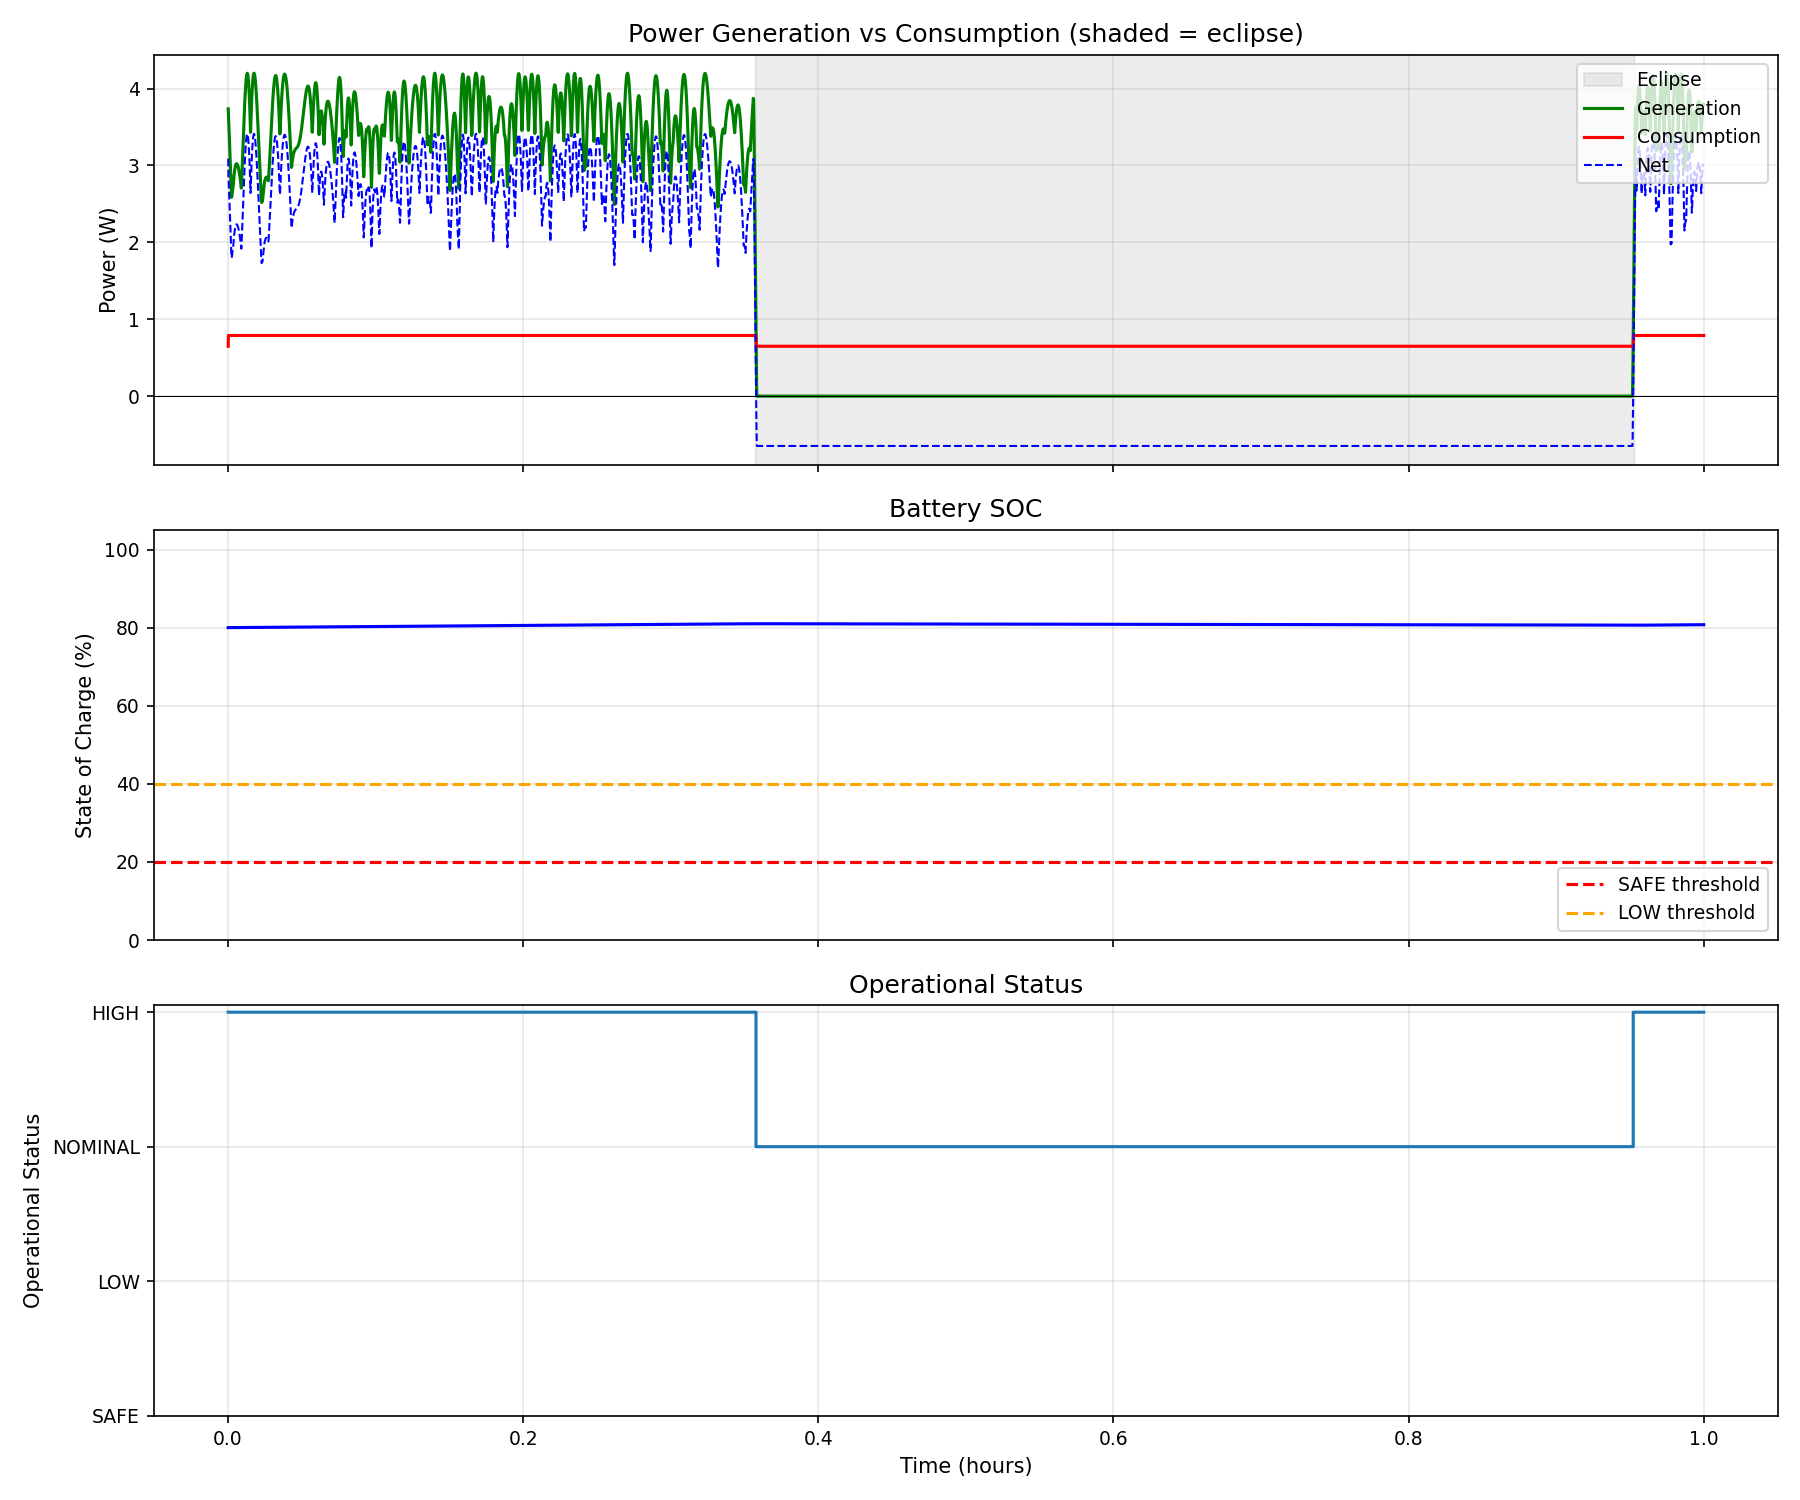

This figure's Python source:
"""
power_system.py
Power management for PEROVSAT - battery, components, solar generation.

Solar generation is a physical model: irradiance x cell area x efficiency x
cosine-of-incidence x eclipse-shadow-factor x (1 AU / r_sun)^2. No empirical
scaling factor - the orbit-average generation emerges from the real attitude
and eclipse geometry supplied by the caller (see sims/base.py). The eclipse
calculation (conical umbra + penumbra) lives here in eclipse_shadow_factor().
"""

import numpy as np
import matplotlib.pyplot as plt


# ----------------------------------------------------------------------
# Physical constants (SI, metres - Basilisk state/SPICE positions are in m)
# ----------------------------------------------------------------------

R_EARTH_M = 6.378137e6      # Earth mean equatorial radius [m]
R_SUN_M   = 6.9634e8        # Sun radius [m]
AU_M      = 1.495978707e11  # 1 astronomical unit [m]


# ----------------------------------------------------------------------
# Eclipse geometry - the "specific calculation"
# ----------------------------------------------------------------------

def _circle_overlap_area(r, R, d):
    """Area of intersection of two circles of radii r, R whose centres are a
    distance d apart. Used for the penumbra (partial solar-disk occultation)."""
    if d >= r + R:                 # disjoint
        return 0.0
    if d <= abs(R - r):            # one disk fully inside the other
        return np.pi * min(r, R) ** 2
    r2, R2, d2 = r * r, R * R, d * d
    a1 = r2 * np.arccos(np.clip((d2 + r2 - R2) / (2 * d * r), -1.0, 1.0))
    a2 = R2 * np.arccos(np.clip((d2 + R2 - r2) / (2 * d * R), -1.0, 1.0))
    tri = 0.5 * np.sqrt(max(0.0, (-d + r + R) * (d + r - R) * (d - r + R) * (d + r + R)))
    return a1 + a2 - tri


def eclipse_shadow_factor(r_sc_N, r_sun_N,
                          occulter_radius_m=R_EARTH_M, sun_radius_m=R_SUN_M):
    """
    Fraction of the solar disk visible from the spacecraft, given inertial
    positions (Earth-centred, metres).

    Returns 1.0 in full sunlight, 0.0 in total umbra, and a value in (0, 1)
    in the penumbra, computed from the apparent angular radii of the Sun and
    the occulting body (Earth) and their angular separation as seen from the
    spacecraft. This multiplies solar generation directly.

    Parameters
    ----------
    r_sc_N  : array_like (3,)  spacecraft position, Earth-centred inertial [m]
    r_sun_N : array_like (3,)  Sun position, Earth-centred inertial [m]
    """
    r_sc = np.asarray(r_sc_N, dtype=float)
    r_sun = np.asarray(r_sun_N, dtype=float)

    s = r_sun - r_sc     # spacecraft -> Sun
    b = -r_sc            # spacecraft -> Earth centre (Earth at inertial origin)
    ds = np.linalg.norm(s)
    db = np.linalg.norm(b)
    if ds == 0.0 or db == 0.0:
        return 1.0
    s_hat = s / ds
    b_hat = b / db

    # Earth can only occult the Sun if it lies between the spacecraft and the
    # Sun (angular separation < 90 deg) and is nearer than the Sun.
    if np.dot(s_hat, b_hat) <= 0.0 or db > ds:
        return 1.0

    a_sun = np.arcsin(np.clip(sun_radius_m / ds, -1.0, 1.0))       # apparent Sun radius
    a_body = np.arcsin(np.clip(occulter_radius_m / db, -1.0, 1.0))  # apparent Earth radius
    theta = np.arccos(np.clip(np.dot(s_hat, b_hat), -1.0, 1.0))     # centre separation

    if theta >= a_sun + a_body:                       # disks disjoint -> full sun
        return 1.0
    if a_body >= a_sun and theta <= a_body - a_sun:   # Sun fully hidden -> umbra
        return 0.0
    if a_sun > a_body and theta <= a_sun - a_body:    # Earth inside Sun disk (annular)
        return float(1.0 - (a_body * a_body) / (a_sun * a_sun))

    covered = _circle_overlap_area(a_sun, a_body, theta)            # penumbra
    return float(np.clip(1.0 - covered / (np.pi * a_sun * a_sun), 0.0, 1.0))


def sun_distance_factor(r_sc_to_sun):
    """(1 AU / |r|)^2 irradiance scaling for the spacecraft->Sun vector [m]."""
    d = np.linalg.norm(r_sc_to_sun)
    if d == 0.0:
        return 1.0
    return (AU_M / d) ** 2


# ----------------------------------------------------------------------
# Component model: off / idle / active with duty cycle
# ----------------------------------------------------------------------

class PowerComponent:
    def __init__(self, name, power_off=0.0, power_idle=0.0, power_active=0.0,
                 duty_cycle=1.0, initial_state='off'):
        self.name = name
        self.power_off = power_off
        self.power_idle = power_idle
        self.power_active = power_active
        self._duty_cycle = max(0.0, min(1.0, duty_cycle))
        self.state = initial_state
        self.enabled = True

    @property
    def duty_cycle(self):
        return self._duty_cycle

    @duty_cycle.setter
    def duty_cycle(self, value):
        self._duty_cycle = max(0.0, min(1.0, value))

    def set_state(self, state):
        if state in ('off', 'idle', 'active'):
            self.state = state

    def get_power(self):
        if not self.enabled:
            return 0.0
        if self.state == 'off':
            return self.power_off
        elif self.state == 'idle':
            return self.power_idle * self.duty_cycle
        else:  # active
            return self.power_active * self.duty_cycle


# ----------------------------------------------------------------------
# Specific components with typical PEROVSAT power numbers
# ----------------------------------------------------------------------

class NSLBus(PowerComponent):
    def __init__(self):
        super().__init__('NSL Bus', power_off=0.0, power_idle=0.6, power_active=0.6,
                         duty_cycle=1.0, initial_state='active')
        self.enabled = True

class OBC(PowerComponent):
    def __init__(self):
        super().__init__('OBC', power_off=0.0, power_idle=0.01, power_active=0.1,
                         duty_cycle=0.25, initial_state='idle')

class AMUModule(PowerComponent):
    def __init__(self, amu_id):
        super().__init__(f'AMU_{amu_id:02d}', power_off=0.0, power_idle=0.002,
                         power_active=0.018, duty_cycle=0.05, initial_state='off')
        self.amu_id = amu_id

class IridiumModem(PowerComponent):
    def __init__(self):
        super().__init__('Iridium Modem', power_off=0.0, power_idle=0.0,
                         power_active=1.4, duty_cycle=0.1, initial_state='off')

class SunSensor(PowerComponent):
    def __init__(self, face):
        super().__init__(f'SunSensor_{face}', power_off=0.0, power_idle=0.002,
                         power_active=0.04, duty_cycle=0.1, initial_state='off')

class IMU(PowerComponent):
    def __init__(self):
        super().__init__('IMU', power_off=0.0, power_idle=0.001, power_active=0.01,
                         duty_cycle=0.1, initial_state='off')


# ----------------------------------------------------------------------
# Solar panel - body-mounted bus cells, NOT the perovskite payload.
# Physical model: P = S * A * eff * max(0,cos(incidence)) * shadow * dist^2 * temp
# ----------------------------------------------------------------------

class SolarPanel:
    SOLAR_CONSTANT = 1361.0  # W/m^2 at 1 AU

    def __init__(self, area_m2=0.008, efficiency=0.23, orientation=(0, 0, 1),
                 temp_coeff_per_c=0.004):
        # 0.008 m^2 usable cell area per 1U face x 0.23 cell efficiency
        # -> ~2.5 W at normal incidence in full sun, matching the PDR power
        # budget ("2.5 W: face in sun"). Tune area/efficiency to the real
        # bus-cell layout when it is fixed.
        self.area = area_m2
        self.efficiency = efficiency
        self.orientation = np.array(orientation, dtype=float) / np.linalg.norm(orientation)
        self.degradation = 1.0
        self.temperature = 25.0          # deg C; inert until an RTD feed is wired
        self.temp_coeff_per_c = temp_coeff_per_c

    def peak_power(self):
        """Normal-incidence, full-sun, 1 AU output [W]."""
        return self.SOLAR_CONSTANT * self.area * self.efficiency

    def get_power(self, sun_direction_body, shadow_factor=1.0, sun_distance_factor=1.0):
        cos_inc = max(0.0, float(np.dot(self.orientation, sun_direction_body)))
        temp_corr = 1.0 - self.temp_coeff_per_c * (self.temperature - 25.0)
        return (self.SOLAR_CONSTANT * self.area * self.efficiency *
                cos_inc * shadow_factor * sun_distance_factor *
                self.degradation * temp_corr)


class SolarArray:
    def __init__(self):
        self.panels = []

    def add_panel(self, panel):
        self.panels.append(panel)

    def get_total_power(self, sun_direction_body, shadow_factor=1.0, sun_distance_factor=1.0):
        return sum(p.get_power(sun_direction_body, shadow_factor, sun_distance_factor)
                   for p in self.panels)


# ----------------------------------------------------------------------
# Main power system
# ----------------------------------------------------------------------

class PowerSystem:
    # Operational statuses (SAFE, LOW, NOMINAL, HIGH)
    STATUS_SAFE = 0
    STATUS_LOW = 1
    STATUS_NOMINAL = 2
    STATUS_HIGH = 3
    STATUS_NAMES = {0: 'SAFE', 1: 'LOW', 2: 'NOMINAL', 3: 'HIGH'}

    # SOC thresholds for status transitions
    SOC_SAFE_MAX = 0.20
    SOC_LOW_MAX = 0.40

    def __init__(self, battery_capacity_wh=100.0, initial_soc=0.8,
                 num_amus=16, num_sun_sensors=2, faces=('+Z', '-X'),
                 panel_area_m2=0.008, panel_efficiency=0.23):

        # Battery
        self.battery_capacity_wh = battery_capacity_wh
        self.energy_wh = battery_capacity_wh * max(0.0, min(1.0, initial_soc))
        self.soc = self.energy_wh / battery_capacity_wh

        # Components
        self.components = []
        self.components_by_name = {}

        # NSL bus (always on)
        bus = NSLBus()
        self.components.append(bus)
        self.components_by_name[bus.name] = bus

        # OBC
        obc = OBC()
        self.components.append(obc)
        self.components_by_name[obc.name] = obc

        # 16 AMUs
        for i in range(1, num_amus + 1):
            amu = AMUModule(i)
            self.components.append(amu)
            self.components_by_name[amu.name] = amu

        # Iridium modem
        iridium = IridiumModem()
        self.components.append(iridium)
        self.components_by_name[iridium.name] = iridium

        # Sun sensors (one per payload face)
        for face in faces[:num_sun_sensors]:
            ss = SunSensor(face)
            self.components.append(ss)
            self.components_by_name[ss.name] = ss

        # IMU
        imu = IMU()
        self.components.append(imu)
        self.components_by_name[imu.name] = imu

        # --------------------------------------------------------------
        # Solar array - body-mounted bus cells on all six faces, each
        # peaking at ~2.5 W at normal incidence (PDR "face in sun"). With
        # cells on every face, attitude alone never zeroes generation; it is
        # ECLIPSE (shadow_factor -> 0) that drives generation to zero in
        # Earth's shadow. The orbit-average is an emergent result of the real
        # attitude + eclipse geometry, not a hard-coded factor. Reduce the
        # face set here when the true bus-cell layout is known.
        # --------------------------------------------------------------
        self.solar_array = SolarArray()
        for orient in [(1, 0, 0), (-1, 0, 0), (0, 1, 0), (0, -1, 0), (0, 0, 1), (0, 0, -1)]:
            self.solar_array.add_panel(
                SolarPanel(area_m2=panel_area_m2, efficiency=panel_efficiency, orientation=orient))
        self.panel_peak_w = self.solar_array.panels[0].peak_power()

        # Internal state
        self.current_status = self.STATUS_NOMINAL
        self.is_charging = False
        self.time_hours = 0.0
        self.history = []

        self._apply_status_constraints()

    # ------------------------------------------------------------------
    # Component control
    # ------------------------------------------------------------------

    def get_component(self, name):
        return self.components_by_name.get(name)

    def set_component_state(self, name, state):
        comp = self.get_component(name)
        if comp:
            comp.set_state(state)
            return True
        return False

    def set_component_duty_cycle(self, name, duty_cycle):
        comp = self.get_component(name)
        if comp:
            comp.duty_cycle = duty_cycle
            return True
        return False

    def enable_component(self, name, enabled=True):
        comp = self.get_component(name)
        if comp:
            comp.enabled = enabled
            return True
        return False

    # ------------------------------------------------------------------
    # Operational status logic: SAFE <20%, LOW 20-40%, and at >=40% split
    # on power flow -- NOMINAL when not charging, HIGH when charging.
    # ------------------------------------------------------------------

    def get_operational_status(self):
        if self.soc < self.SOC_SAFE_MAX:
            return self.STATUS_SAFE
        elif self.soc < self.SOC_LOW_MAX:
            return self.STATUS_LOW
        elif self.soc >= 0.4 and not self.is_charging:
            return self.STATUS_NOMINAL
        else:
            return self.STATUS_HIGH

    def _apply_status_constraints(self):
        status = self.get_operational_status()
        self.current_status = status

        if status == self.STATUS_SAFE:
            # Payload off, only periodic comms check
            self.set_component_state('OBC', 'idle')
            self.set_component_state('Iridium Modem', 'off')
            for comp in self.components:
                if comp.name.startswith('AMU_'):
                    comp.set_state('off')
                    comp.enabled = False
                if comp.name.startswith('SunSensor_'):
                    comp.set_state('off')
                    comp.enabled = False
            self.set_component_state('IMU', 'off')
            self.components_by_name['NSL Bus'].set_state('active')

        elif status == self.STATUS_LOW:
            # Only sun sensors and IMU, beacon every 30 min
            self.set_component_state('OBC', 'idle')
            self.set_component_state('Iridium Modem', 'idle')
            for comp in self.components:
                if comp.name.startswith('AMU_'):
                    comp.set_state('off')
                    comp.enabled = False
                if comp.name.startswith('SunSensor_'):
                    comp.set_state('active')
                    comp.enabled = True
            self.set_component_state('IMU', 'active')
            self.components_by_name['NSL Bus'].set_state('active')

        elif status == self.STATUS_NOMINAL:
            # Full payload, basic data processing, experiment data downlink
            self.set_component_state('OBC', 'active')
            self.set_component_state('Iridium Modem', 'idle')  # standby for commands
            for comp in self.components:
                if comp.name.startswith('AMU_'):
                    comp.set_state('active')
                    comp.enabled = True
                if comp.name.startswith('SunSensor_'):
                    comp.set_state('active')
                    comp.enabled = True
            self.set_component_state('IMU', 'active')
            self.components_by_name['NSL Bus'].set_state('active')

        else:  # HIGH
            # Same as NOMINAL but with more frequent transmissions
            self.set_component_state('OBC', 'active')
            self.set_component_state('Iridium Modem', 'active')
            for comp in self.components:
                if comp.name.startswith('AMU_'):
                    comp.set_state('active')
                    comp.enabled = True
                if comp.name.startswith('SunSensor_'):
                    comp.set_state('active')
                    comp.enabled = True
            self.set_component_state('IMU', 'active')
            self.components_by_name['NSL Bus'].set_state('active')

    # ------------------------------------------------------------------
    # Power calculations
    # ------------------------------------------------------------------

    def get_total_consumption(self):
        return sum(c.get_power() for c in self.components)

    def get_total_generation(self, sun_direction_body, shadow_factor=1.0, sun_distance_factor=1.0):
        return self.solar_array.get_total_power(sun_direction_body, shadow_factor, sun_distance_factor)

    def get_net_power(self, sun_direction_body, shadow_factor=1.0, sun_distance_factor=1.0):
        gen = self.get_total_generation(sun_direction_body, shadow_factor, sun_distance_factor)
        con = self.get_total_consumption()
        return gen - con, gen, con

    # ------------------------------------------------------------------
    # Time step
    # ------------------------------------------------------------------

    def step(self, dt_s, sun_direction_body=(0, 0, 1), shadow_factor=1.0,
             sun_distance_factor=1.0, override_soc=None):
        """
        Advance the power system by dt_s seconds.

        sun_direction_body : unit vector to the Sun, body frame
        shadow_factor      : 1 sunlit, 0 umbra, in-between penumbra
                             (see eclipse_shadow_factor)
        sun_distance_factor: (1 AU / r_sun)^2 irradiance scaling
        """
        gen = self.get_total_generation(sun_direction_body, shadow_factor, sun_distance_factor)
        con = self.get_total_consumption()

        if override_soc is not None:
            self.soc = max(0.0, min(1.0, override_soc))
            self.energy_wh = self.soc * self.battery_capacity_wh
            net_power = gen - con
            self.is_charging = net_power > 0
        else:
            net_power = gen - con
            self.is_charging = net_power > 0
            energy_change_wh = net_power * dt_s / 3600.0
            self.energy_wh = max(0.0, min(self.battery_capacity_wh,
                                          self.energy_wh + energy_change_wh))
            self.soc = self.energy_wh / self.battery_capacity_wh

        self._apply_status_constraints()

        self.time_hours += dt_s / 3600.0
        status = self.get_operational_status()
        self.history.append({
            'time_hours': self.time_hours,
            'soc': self.soc,
            'energy_wh': self.energy_wh,
            'generation_w': gen,
            'consumption_w': con,
            'net_power_w': net_power,
            'shadow_factor': shadow_factor,
            'eclipsed': shadow_factor < 0.5,
            'status': self.STATUS_NAMES[status],
            'status_code': status
        })

    # ------------------------------------------------------------------
    # Reporting and plotting
    # ------------------------------------------------------------------

    def get_status(self):
        status = self.get_operational_status()
        return {
            'time_hours': self.time_hours,
            'soc': self.soc,
            'energy_wh': self.energy_wh,
            'capacity_wh': self.battery_capacity_wh,
            'generation_w': self.history[-1]['generation_w'] if self.history else 0.0,
            'consumption_w': self.get_total_consumption(),
            'status': self.STATUS_NAMES[status],
            'status_code': status
        }

    def get_component_power_breakdown(self):
        return {c.name: c.get_power() for c in self.components}

    def plot_history(self, filename='power_history.png', show=False):
        if not self.history:
            print("No history to plot.")
            return

        data = self.history
        t = [d['time_hours'] for d in data]
        eclipsed = [d.get('eclipsed', False) for d in data]

        fig, axes = plt.subplots(3, 1, figsize=(12, 10), sharex=True)

        # Power plot, with eclipse intervals shaded
        axes[0].fill_between(t, 0, 1, where=eclipsed, transform=axes[0].get_xaxis_transform(),
                             color='gray', alpha=0.15, step='post', label='Eclipse')
        axes[0].plot(t, [d['generation_w'] for d in data], label='Generation', color='green', linewidth=1.5)
        axes[0].plot(t, [d['consumption_w'] for d in data], label='Consumption', color='red', linewidth=1.5)
        axes[0].plot(t, [d['net_power_w'] for d in data], label='Net', color='blue', linestyle='--', linewidth=1)
        axes[0].axhline(0, color='black', linewidth=0.5)
        axes[0].set_ylabel('Power (W)')
        axes[0].set_title('Power Generation vs Consumption (shaded = eclipse)')
        axes[0].legend(loc='upper right')
        axes[0].grid(True, alpha=0.3)

        # SOC
        axes[1].plot(t, [d['soc'] * 100 for d in data], color='blue', linewidth=1.5)
        axes[1].axhline(self.SOC_SAFE_MAX * 100, color='red', linestyle='--', label='SAFE threshold')
        axes[1].axhline(self.SOC_LOW_MAX * 100, color='orange', linestyle='--', label='LOW threshold')
        axes[1].set_ylabel('State of Charge (%)')
        axes[1].set_title('Battery SOC')
        axes[1].legend()
        axes[1].grid(True, alpha=0.3)
        axes[1].set_ylim(0, 105)

        # Operational status
        status_map = {'SAFE': 0, 'LOW': 1, 'NOMINAL': 2, 'HIGH': 3}
        status_vals = [status_map[d['status']] for d in data]
        axes[2].step(t, status_vals, where='post', linewidth=1.5)
        axes[2].set_yticks([0, 1, 2, 3])
        axes[2].set_yticklabels(['SAFE', 'LOW', 'NOMINAL', 'HIGH'])
        axes[2].set_xlabel('Time (hours)')
        axes[2].set_ylabel('Operational Status')
        axes[2].set_title('Operational Status')
        axes[2].grid(True, alpha=0.3)

        plt.tight_layout()
        plt.savefig(filename, dpi=150)
        if show:
            plt.show()
        plt.close()

    def print_summary(self):
        status = self.get_status()
        print("\n" + "=" * 60)
        print("PEROVSAT POWER SYSTEM STATUS")
        print("=" * 60)
        print(f"Time: {status['time_hours']:.2f} hours")
        print(f"Battery SOC: {status['soc'] * 100:.1f}% "
              f"({status['energy_wh']:.2f} Wh / {status['capacity_wh']} Wh)")
        print(f"Operational Status: {status['status']}")
        print(f"Panel peak (normal, full sun): {self.panel_peak_w:.2f} W/face")
        if self.history:
            gen = [d['generation_w'] for d in self.history]
            ecl = [d.get('eclipsed', False) for d in self.history]
            print(f"Instantaneous Generation: {gen[-1]:.3f} W")
            print(f"Mean Generation (sim):     {np.mean(gen):.3f} W")
            print(f"Peak Generation (sim):     {np.max(gen):.3f} W")
            print(f"Eclipse fraction (sim):    {100.0 * np.mean(ecl):.1f} %")
        print(f"Total Consumption: {status['consumption_w']:.3f} W")
        print("\nComponent Power Breakdown:")
        breakdown = self.get_component_power_breakdown()
        for name, power in sorted(breakdown.items()):
            if power > 0.0001:
                print(f"  {name}: {power:.4f} W")
        print("=" * 60 + "\n")


# ----------------------------------------------------------------------
# Quick test if run standalone (synthetic circular orbit with eclipse)
# ----------------------------------------------------------------------

if __name__ == "__main__":
    import math

    ps = PowerSystem(battery_capacity_wh=100.0, initial_soc=0.8)

    # Synthetic LEO: spacecraft on a circular orbit in the X-Y plane, Sun far
    # along +X. Half the orbit is on the far side of Earth -> eclipse.
    R_orbit = R_EARTH_M + 420e3     # ~ISS altitude
    r_sun = np.array([AU_M, 0.0, 0.0])
    dt = 10.0
    period = 2 * math.pi * math.sqrt(R_orbit ** 3 / 3.986e14)
    steps = int(3 * period / dt)    # ~3 orbits

    for i in range(steps):
        nu = 2 * math.pi * (i * dt) / period
        r_sc = np.array([R_orbit * math.cos(nu), R_orbit * math.sin(nu), 0.0])
        s = r_sun - r_sc
        sun_dir_body = s / np.linalg.norm(s)          # inertial == body (no attitude here)
        shadow = eclipse_shadow_factor(r_sc, r_sun)
        sdf = sun_distance_factor(s)
        ps.step(dt, sun_direction_body=sun_dir_body, shadow_factor=shadow,
                sun_distance_factor=sdf)

    ps.print_summary()
    ps.plot_history('power_system_example.png', show=False)
